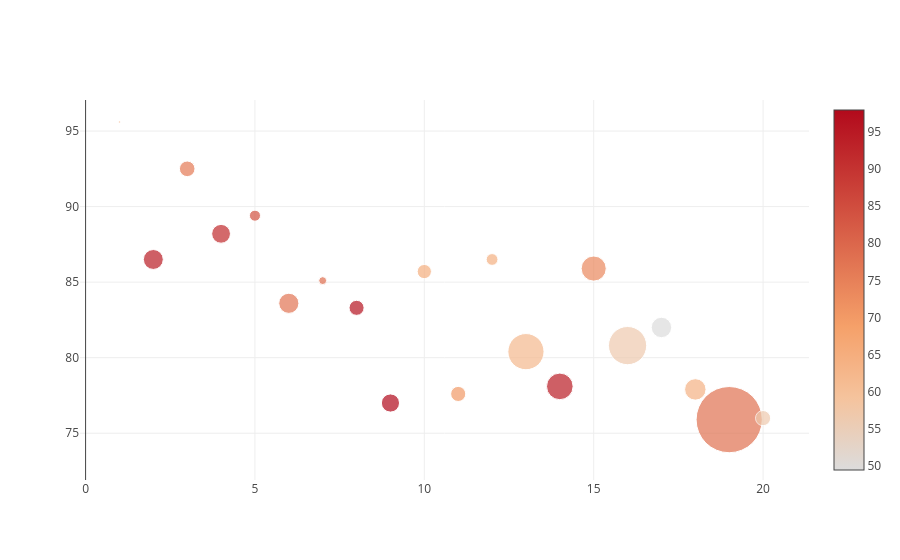

The code cell stored with this chart in its notebook:
### Code cell
# data preparation
df2016 = timesData[timesData.year == 2016].iloc[:20,:]

num_students_size  = [float(each.replace(',', '.')) for each in df2016.num_students]
international_color = [float(each) for each in df2016.international]

data = [
    {
        'y': df2016.teaching,
        'x': df2016.world_rank,
        'mode': 'markers',
        'marker': {
            'color': international_color,
            'size': num_students_size,
            'showscale': True
        },
        "text" :  df2016.university_name    
    }
]
# layout oluşturmadığımız için figüre içine koymamıza gerek yok.
# layout= 
# fig = fig[data=data]
iplot(data)

### Figure 1 — Plotly figure (JSON) as saved in the notebook; plotly's stock layout.template omitted (floating-point values rounded to 4 significant figures)
{"data": [{"marker": {"color": [64, 94.4, 76.3, 91.5, 84, 77.2, 78.5, 96, 97.9, 65, 70, 64.3, 61.9, 94.4, 73.5, 56.4, 49.5, 63.9, 77.8, 56.5], "showscale": true, "size": [2.243, 19.92, 15.6, 18.81, 11.07, 20.15, 7.929, 15.06, 18.18, 14.22, 15.13, 11.75, 36.19, 26.61, 25.05, 38.21, 20.38, 21.42, 66.2, 15.17]}, "mode": "markers", "text": ["California Institute of Technology", "University of Oxford", "Stanford University", "University of Cambridge", "Massachusetts Institute of Technology", "Harvard University", "Princeton University", "Imperial College London", "ETH Zurich – Swiss Federal Institute of Technology Zurich", "University of Chicago", "Johns Hopkins University", "Yale University", "University of California, Berkeley", "University College London", "Columbia University", "University of California, Los Angeles", "University of Pennsylvania", "Cornell University", "University of Toronto", "Duke University"], "type": "scatter", "uid": "91294529-621b-4f46-a7ec-eb98c22a5d5c", "x": ["1", "2", "3", "4", "5", "6", "7", "8", "9", "10", "11", "12", "13", "14", "15", "16", "17", "18", "19", "20"], "y": [95.6, 86.5, 92.5, 88.2, 89.4, 83.6, 85.1, 83.3, 77, 85.7, 77.6, 86.5, 80.4, 78.1, 85.9, 80.8, 82, 77.9, 75.9, 76]}], "layout": {"autosize": true, "xaxis": {"autorange": true, "range": [-0.1412, 21.29], "type": "linear"}, "yaxis": {"autorange": true, "range": [67.46, 97.61], "type": "linear"}}}
